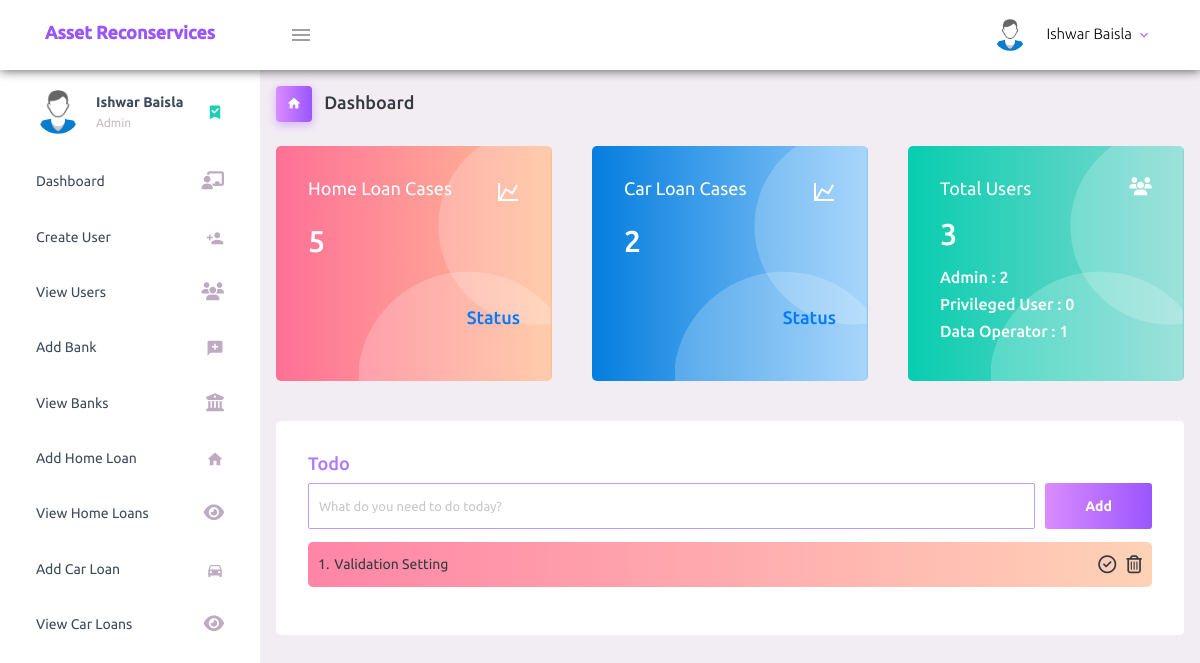
Before: / (signed in) with the older database file.
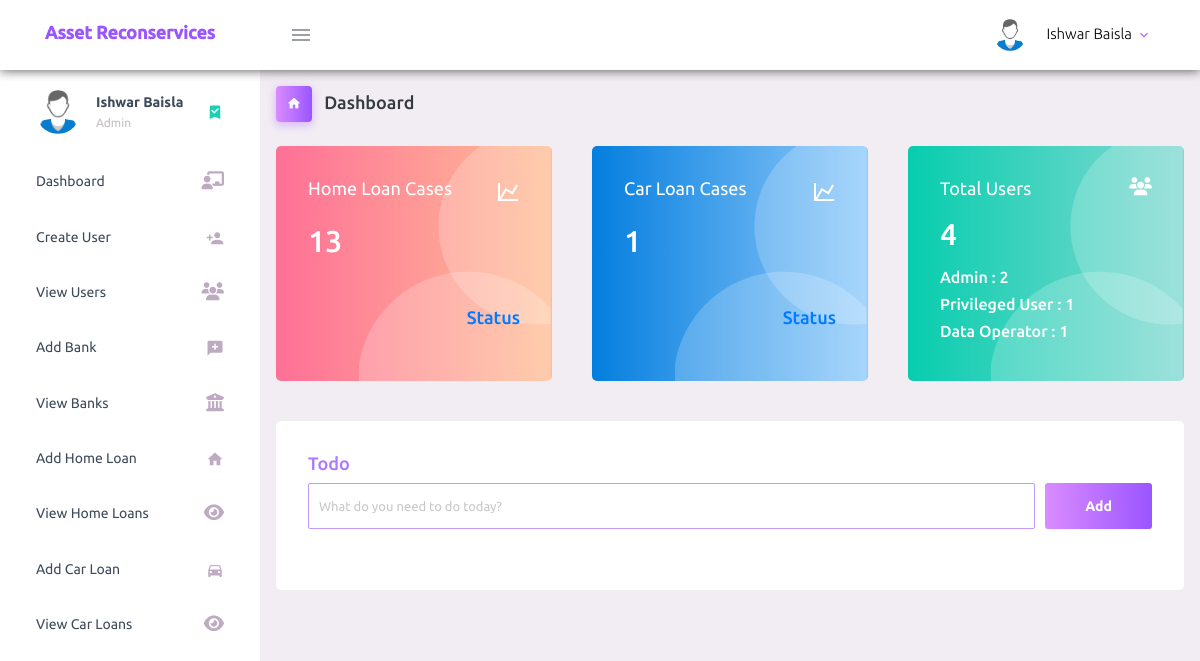
After: the same page with the newer database file.
### tables this page shows
CREATE TABLE `to_do` (
  `to_do_id` int(11) NOT NULL,
  `user_id` int(11) NOT NULL,
  `to_do_work` varchar(200) NOT NULL,
  `status` tinyint(4) NOT NULL
);

### index.php (the view, shortened to what this page needs)
<?php
  require_once('connection.php');
  $sql = "SELECT user_id FROM user_registration";
  $result = $conn->query($sql);
  $total_users = $result->num_rows;
  $sql = "SELECT user_id FROM user_registration WHERE user_role = '2'";
  $result = $conn->query($sql);
  $total_admin = $result->num_rows;
  $sql = "SELECT user_id FROM user_registration WHERE user_role = '1'";
  $result = $conn->query($sql);
  $total_privileged_user = $result->num_rows;
  $sql = "SELECT user_id FROM user_registration WHERE user_role = '0'";
  $result = $conn->query($sql);
  $total_data_operator = $result->num_rows;
  $sql = "SELECT home_loan_cid FROM home_loan";
  $result = $conn->query($sql);
  $total_home_loan = $result->num_rows;
  $sql = "SELECT car_loan_cid FROM car_loan";
  $result = $conn->query($sql);
  $total_car_loan = $result->num_rows;
?>
<!DOCTYPE html>
<html lang="en">
  <head>
    <?php require 'includes/layout.php'; ?>
  </head>
  <body>
    <div class="container-scroller">
      <?php require 'includes/dashboard-header.php'; ?>
      <div class="container-fluid page-body-wrapper">
        <?php require 'includes/side-navigation.php'; ?>
        <div class="main-panel">
          <div class="content-wrapper">
            <div class="page-header">
              <h3 class="page-title">
                <span class="page-title-icon bg-gradient-primary text-white mr-2">
                  <i class="mdi mdi-home"></i>
                </span> Dashboard
              </h3>
            </div>
            <div class="row">
              <div class="col-md-4 stretch-card grid-margin">
                <div class="card bg-gradient-danger card-img-holder text-white">
                  <div class="card-body">
                    <img src="assets/images/dashboard/circle.svg" class="card-img-absolute" alt="circle-image" />
                    <h4 class="font-weight-normal mb-3">Home Loan Cases <i class="mdi mdi-chart-line mdi-24px float-right"></i>
                    </h4>
                    <h2 class="mb-5"><?php echo $total_home_loan; ?></h2>
                    <h4 class="form-inline justify-content-end z-ind-10">
                      <a href="home-loan-current-status.php">Status</a>
                    </h4>
                  </div>
                </div>
              </div>
              <div class="col-md-4 stretch-card grid-margin">
                <div class="card bg-gradient-info card-img-holder text-white">
                  <div class="card-body">
                    <img src="assets/images/dashboard/circle.svg" class="card-img-absolute" alt="circle-image" />
                    <h4 class="font-weight-normal mb-3">Car Loan Cases <i class="mdi mdi-chart-line mdi-24px float-right"></i>
                    </h4>
                    <h2 class="mb-5"><?php echo $total_car_loan; ?></h2>
                    <h4 class="form-inline justify-content-end z-ind-10">
                      <a href="car-loan-current-status.php">Status</a>
                    </h4>
                  </div>
                </div>
              </div>
              <div class="col-md-4 stretch-card grid-margin">
                <div class="card bg-gradient-success card-img-holder text-white">
                  <div class="card-body">
                    <img src="assets/images/dashboard/circle.svg" class="card-img-absolute" alt="circle-image" />
                    <h4 class="font-weight-normal mb-3">Total Users <i class="fas fa-users mdi-24px float-right"></i>
                    </h4>
                    <h2 class="mb-3"><?php echo $total_users; ?></h2>
                    <h5>Admin : <?php echo $total_admin; ?></h5>
                    <h5>Privileged User : <?php echo $total_privileged_user; ?></h5>
                    <h5>Data Operator : <?php echo $total_data_operator; ?></h5>
                  </div>
                </div>
              </div>
              <div class="col-md-12 grid-margin stretch-card">
                <div class="card">
                  <div class="card-body">
                    <h4 class="theme-text">Todo</h4>
                    <form class="d-flex" method="POST">
                      <input style="margin-right: 10px;" type="text" id="to-do-work" class="form-control todo-list-input form-input" placeholder="What do you need to do today?">
                      <button class="add btn btn-gradient-primary font-weight-bold todo-list-add-btn" type="submit" id="add-task">Add</button>
                    </form>
                    <div class="">
                      <ul id="all-to-do-list" class="">
                        <?php
                            $sql = "SELECT * FROM to_do WHERE user_id = '$_SESSION[user_id]' ORDER BY to_do_id DESC";
                            $result = $conn->query($sql);
                            $index = 0;
                            while($row = $result->fetch_assoc()){
                              if($row['status'] == '0')
                                  $css_class = 'bg-gradient-dang';
                          ?>
                          <li class="<?php echo $css_class; ?>">
                              <div>
                                  <span><?php echo ($index+1).'.'; ?></span>
                                  <label><?php echo $row['to_do_work']; ?></label>
                              </div>
                              <span>
                                  <?php if($row['status'] == '0'){ ?>
                                          <i class="far fa-check-circle make-status-success"></i>
                                  <?php
                                      }
                                  ?>
                                  <i class="far fa-trash-alt remove-to-do-work"></i>
                              </span>
                          </li>
                          <?php
                            $index += 1;
                            }
                        ?>
                      </ul>
                    </div>
                  </div>
                </div>
              </div>
        </div>
      </div>
    </div>
  </body>
</html>

### includes/layout.php (shortened to what this page needs)
<link rel="stylesheet" href="assets/vendors/mdi/css/materialdesignicons.min.css">
<link rel="stylesheet" href="assets/vendors/css/vendor.bundle.base.css">
<link rel="stylesheet" href="assets/css/style.css">

### includes/dashboard-header.php (shortened to what this page needs)
<nav class="asset-header navbar default-layout-navbar col-lg-12 col-12 p-0 fixed-top d-flex flex-row">
  <div class="text-center navbar-brand-wrapper d-flex align-items-center justify-content-center">
    <a class="navbar-brand brand-logo" href="index.php">
      <h3 class="logo-container">
        <span style=" font-size:18px;">Asset Reconservices</span>
      </h3>
    </a>
  </div>
  <div class="navbar-menu-wrapper d-flex align-items-stretch">
    <button class="navbar-toggler navbar-toggler align-self-center" type="button" data-toggle="minimize">
      <span class="mdi mdi-menu"></span>
    </button>
    <ul class="navbar-nav navbar-nav-right">
      <li class="nav-item nav-profile dropdown">
        <a class="nav-link dropdown-toggle" id="profileDropdown" href="#" data-toggle="dropdown" aria-expanded="false">
          <div class="nav-profile-img">
            <img src="assets/images/faces-clipart/pic-1.png" alt="">
          </div>
          <div class="nav-profile-text">
            <p class="mb-1 text-black"><?php echo $_SESSION['user_full_name']; ?></p>
          </div>
        </a>
      </li>
    </div>
</nav>

### includes/side-navigation.php (shortened to what this page needs)
<div class="sidebar-space-cover"></div>
<nav class="sidebar sidebar-offcanvas" id="sidebar">
  <ul class="nav">
  <li class="nav-item nav-profile">
      <a onclick="return false" href="" class="nav-link">
        <div class="nav-profile-image">
            <img src="assets/images/faces-clipart/pic-1.png" alt="">
        </div>
        <div class="nav-profile-text d-flex flex-column">
          <span class="font-weight-bold mb-2"><?php echo $_SESSION['user_full_name']; ?></span>
          <span class="text-secondary text-small">
            <?php
              $logged_in_user_role = $_SESSION['user_role'];
              if($logged_in_user_role == '2')
                echo 'Admin';
            ?>
          </span>
        </div>
        <i class="mdi mdi-bookmark-check text-success nav-profile-badge"></i>
      </a>
    </li>
    <li class="nav-item">
      <a class="nav-link" href="index.php">
        <span class="menu-title">Dashboard</span>
        <i class="fas fa-chalkboard-teacher menu-icon"></i>
      </a>
    </li>
    <?php if($logged_in_user_role == '2'){ ?>
    <li class="nav-item">
      <a class="nav-link" href="create-user.php  ">
        <span class="menu-title">Create User</span>
        <i class="mdi mdi-account-plus menu-icon"></i>
      </a>
    </li>
    <?php } ?>
    <?php if($logged_in_user_role == '2'){ ?>
    <li class="nav-item">
      <a class="nav-link" href="view-users.php  ">
        <span class="menu-title">View Users</span>
        <i class="fas fa-users menu-icon"></i>
      </a>
    </li>
    <?php } ?>
    <?php if($logged_in_user_role != '0'){ ?>
    <li class="nav-item">
      <a class="nav-link" href="add-bank.php  ">
        <span class="menu-title">Add Bank</span>
        <i class="mdi mdi-message-plus menu-icon"></i>
      </a>
    </li>
    <?php } ?>
    <?php if($logged_in_user_role != '0'){ ?>
    <li class="nav-item">
      <a class="nav-link" href="view-banks.php  ">
        <span class="menu-title">View Banks</span>
        <i class="fas fa-university menu-icon"></i>
      </a>
    </li>
    <?php } ?>
    <li class="nav-item">
      <a class="nav-link" href="home-loan.php  ">
        <span class="menu-title">Add Home Loan</span>
        <i class="mdi mdi-home menu-icon"></i>
      </a>
    </li>
    <li class="nav-item">
      <a class="nav-link" href="view-home-loans.php  ">
        <span class="menu-title">View Home Loans</span>
        <i class="fas fa-eye menu-icon"></i>
      </a>
    </li>
    <li class="nav-item">
      <a class="nav-link" href="car-loan.php  ">
        <span class="menu-title">Add Car Loan</span>
        <i class="mdi mdi-car menu-icon"></i>
      </a>
    </li>
    <li class="nav-item">
      <a class="nav-link" href="view-car-loans.php  ">
        <span class="menu-title">View Car Loans</span>
        <i class="fas fa-eye menu-icon"></i>
      </a>
    </li>
  </ul>
</nav>

Changed rows visible on the page:
removed to_do: to_do_work "Validation Setting"
Other visible differences:
$total_home_loan: "5" → "13"
$total_car_loan: "2" → "1"
$total_users: "3" → "4"
